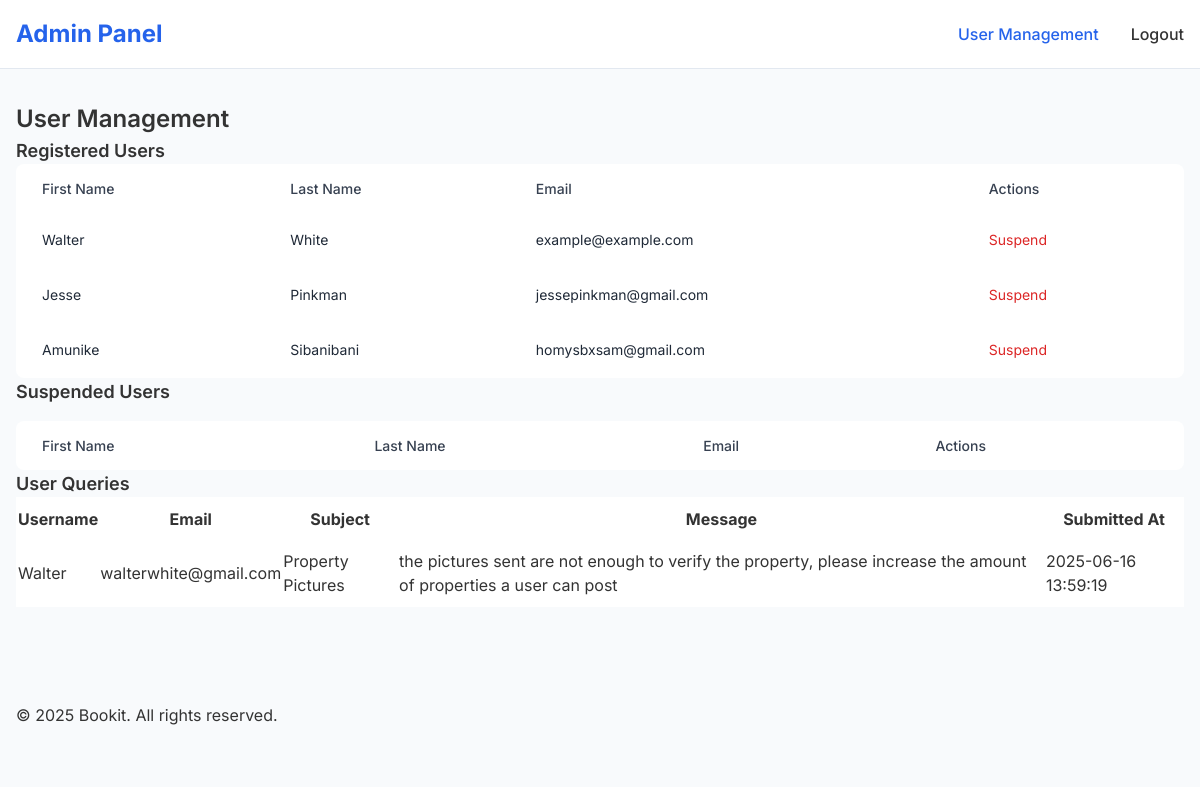
The page /manage_users.php on the database its author committed.
### tables this page shows
CREATE TABLE IF NOT EXISTS `users` (
  `id` int NOT NULL AUTO_INCREMENT,
  `first_name` varchar(50) NOT NULL,
  `last_name` varchar(50) NOT NULL,
  `email` varchar(100) NOT NULL,
  `country_code` varchar(5) NOT NULL,
  `phone` varchar(15) NOT NULL,
  `username` varchar(50) NOT NULL,
  `password_hash` varchar(255) NOT NULL,
  `agreed_to_terms` tinyint(1) DEFAULT '0',
  `created_at` timestamp NULL DEFAULT CURRENT_TIMESTAMP,
  PRIMARY KEY (`id`),
  UNIQUE KEY `email` (`email`),
  UNIQUE KEY `username` (`username`)
);

CREATE TABLE IF NOT EXISTS `queries` (
  `id` int NOT NULL AUTO_INCREMENT,
  `username` varchar(100) NOT NULL,
  `email` varchar(100) NOT NULL,
  `subject` varchar(150) NOT NULL,
  `message` text NOT NULL,
  `submitted_at` timestamp NULL DEFAULT CURRENT_TIMESTAMP,
  PRIMARY KEY (`id`)
);

### manage_users.php (the view, shortened to what this page needs)
<?php
include 'db_connect.php';
$userQuery = $conn->prepare("SELECT id, first_name, last_name, email FROM users");
$userQuery->execute();
$usersResult = $userQuery->get_result();
$users = $usersResult->fetch_all(MYSQLI_ASSOC);
$queryQuery = $conn->prepare("SELECT id, username, email, subject, message, submitted_at FROM queries");
$queryQuery->execute();
$queryResult = $queryQuery->get_result();
$queries = $queryResult->fetch_all(MYSQLI_ASSOC);
?>
<!DOCTYPE html>
<html lang="en">
<head>
  <link rel="stylesheet" href="dashboard.css">
  <link rel="stylesheet" href="style.css">
</head>
<body>
  <div class="flex flex-col min-h-screen">
    <header class="site-header">
      <div class="container">
        <div class="header-inner">
          <div class="logo">
            <a href="admin_dashboard.php">
              <span class="logo-text">Admin Panel</span>
            </a>
          </div>
          <nav class="desktop-nav">
            <a href="user_management.php" class="nav-link active">User  Management</a>
            <a href="logout.php" class="nav-link">Logout</a>
          </nav>
        </div>
      </div>
    </header>
    <main class="flex-grow">
      <div class="container mx-auto px-4 py-8">
        <h1 class="text-2xl font-semibold">User  Management</h1>
        <div class="mt-6">
          <h2 class="text-lg font-semibold">Registered Users</h2>
         <table class="min-w-full bg-white shadow-md rounded-lg overflow-hidden">
  <thead class="bg-gray-100 border-b">
    <tr>
      <th class="text-left px-6 py-3 text-sm font-medium text-gray-700">First Name</th>
      <th class="text-left px-6 py-3 text-sm font-medium text-gray-700">Last Name</th>
      <th class="text-left px-6 py-3 text-sm font-medium text-gray-700">Email</th>
      <th class="text-left px-6 py-3 text-sm font-medium text-gray-700">Actions</th>
    </tr>
  </thead>
  <tbody>
    <?php foreach ($users as $user): ?>
      <tr class="border-b hover:bg-gray-50">
        <td class="px-6 py-4 text-sm text-gray-800"><?php echo htmlspecialchars($user['first_name']); ?></td>
        <td class="px-6 py-4 text-sm text-gray-800"><?php echo htmlspecialchars($user['last_name']); ?></td>
        <td class="px-6 py-4 text-sm text-gray-800"><?php echo htmlspecialchars($user['email']); ?></td>
        <td class="px-6 py-4 text-sm">
          <a href="suspend_user.php?id=<?php echo $user['id']; ?>" class="text-red-600 hover:underline">Suspend</a>
        </td>
      </tr>
    <?php endforeach; ?>
  </tbody>
</table>
<h2 class="text-lg font-semibold mb-4">Suspended Users</h2>
<table class="min-w-full bg-white shadow-md rounded-lg overflow-hidden">
  <thead class="bg-gray-100 border-b">
    <tr>
      <th class="text-left px-6 py-3 text-sm font-medium text-gray-700">First Name</th>
      <th class="text-left px-6 py-3 text-sm font-medium text-gray-700">Last Name</th>
      <th class="text-left px-6 py-3 text-sm font-medium text-gray-700">Email</th>
      <th class="text-left px-6 py-3 text-sm font-medium text-gray-700">Actions</th>
    </tr>
  </thead>
</table>
        </div>
        <div class="mt-6">
          <h2 class="text-lg font-semibold">User  Queries</h2>
          <table class="min-w-full bg-white">
            <thead>
              <tr>
                <th class="py-2">Username</th>
                <th class="py-2">Email</th>
                <th class="py-2">Subject</th>
                <th class="py-2">Message</th>
                <th class="py-2">Submitted At</th>
              </tr>
            </thead>
            <tbody>
              <?php foreach ($queries as $query): ?>
                <tr>
                  <td class="py-2"><?php echo htmlspecialchars($query['username']); ?></td>
                  <td class="py-2"><?php echo htmlspecialchars($query['email']); ?></td>
                  <td class="py-2"><?php echo htmlspecialchars($query['subject']); ?></td>
                  <td class="py-2"><?php echo htmlspecialchars($query['message']); ?></td>
                  <td class="py-2"><?php echo htmlspecialchars($query['submitted_at']); ?></td>
                </tr>
              <?php endforeach; ?>
            </tbody>
          </table>
        </div>
      </div>
    </main>
    <footer class="site-footer">
      <div class="container">
        <p>© 2025 Bookit. All rights reserved.</p>
      </div>
    </footer>
  </div>
</body>
</html>

### style.css (style rules this page uses)
:root { --background: 0 0% 100%; --foreground: 222.2 84% 4.9%; --primary: #2563eb; --primary-hover: #1d4ed8; --secondary: #f1f5f9; --accent: #3b82f6; --dark: #0f172a; --border: #e2e8f0; --input: #e2e8f0; --radius: 0.5rem; --card: white; --card-foreground: #222; --muted: #f1f5f9; --muted-foreground: #64748b; }
* { margin: 0; padding: 0; box-sizing: border-box; }
body { font-family: 'Inter', sans-serif; line-height: 1.5; color: #333; background-color: #fff; }
.container { width: 100%; max-width: 1200px; margin-left: auto; margin-right: auto; padding-left: 1rem; padding-right: 1rem; }
a { color: inherit; text-decoration: none; }
.site-header { position: sticky; top: 0; left: 0; right: 0; z-index: 50; background-color: white; border-bottom: 1px solid var(--border); padding: 1rem 0; }
.header-inner { display: flex; align-items: center; justify-content: space-between; }
.logo { font-size: 1.5rem; font-weight: 700; color: var(--primary); }
.desktop-nav { display: none; }
.desktop-nav a { margin-left: 2rem; font-weight: 500; transition: color 0.2s; }
.desktop-nav a:hover, .desktop-nav a.active { color: var(--primary); }
.site-footer { background-color: #f8fafc; padding-top: 4rem; padding-bottom: 2rem; }
@media (min-width: 768px) { .desktop-nav { display: flex; } }
:root { --background: 0 0% 100%; --foreground: 222.2 84% 4.9%; --primary: #2563eb; --primary-hover: #1d4ed8; --secondary: #f1f5f9; --accent: #3b82f6; --dark: #0f172a; --border: #e2e8f0; --input: #e2e8f0; --radius: 0.5rem; --card: white; --card-foreground: #222; --muted: #f1f5f9; --muted-foreground: #64748b; --gray-100: #F3F4F6; --gray-200: #E5E7EB; --gray-300: #D1D5DB; --gray-500: #6B7280; --gray-700: #374151; --green-100: #DCFCE7; --green-500: #22C55E; --green-600: #16A34A; --green-800: #166534; --yellow-100: #FEF9C3; --yellow-800: #854D0E; --red-100: #FEE2E2; --red-500: #EF4444; --red-600: #DC2626; --red-800: #991B1B; }
body { font-family: 'Inter', sans-serif; line-height: 1.5; color: #333; background-color: #f8fafc; }
.container { max-width: 1200px; margin: 0 auto; }
.flex { display: flex; }
.flex-col { flex-direction: column; }
.px-4 { padding-left: 1rem; padding-right: 1rem; }
.py-8 { padding-top: 2rem; padding-bottom: 2rem; }
.mb-4 { margin-bottom: 1rem; }
.font-medium { font-weight: 500; }
.font-semibold { font-weight: 600; }
.text-sm { font-size: 0.875rem; }
.text-lg { font-size: 1.125rem; }
.text-2xl { font-size: 1.5rem; }
.text-gray-700 { color: var(--gray-700); }
.text-gray-800 { color: #1F2937; }
.bg-white { background-color: white; }
.rounded-lg { border-radius: 0.5rem; }
.border-b { border-bottom: 1px solid var(--border); }
.min-h-screen { min-height: 100vh; }
.mx-auto { margin-left: auto; margin-right: auto; }
.text-red-600 { color: var(--red-600); }
.py-2 { padding-top: 0.5rem; padding-bottom: 0.5rem; }
.px-6 { padding-left: 1.5rem; padding-right: 1.5rem; }
.py-4 { padding-top: 1rem; padding-bottom: 1rem; }
.py-3 { padding-top: 0.75rem; padding-bottom: 0.75rem; }
.text-left { text-align: left; }
.min-w-full { min-width: 100%; }

### rows shown on the page
users: first_name "Walter", last_name "White", email "example@example.com"
users: first_name "Jesse", last_name "Pinkman", email "jessepinkman@gmail.com"
users: first_name "Amunike", last_name "Sibanibani", email "homysbxsam@gmail.com"
queries: username "Walter", email "walterwhite@gmail.com", subject "Property Pictures", message "the pictures sent are not enough to verify the property, please increase the amount of properties a user can post", submitted_at "2025-06-16 13:59:19"
